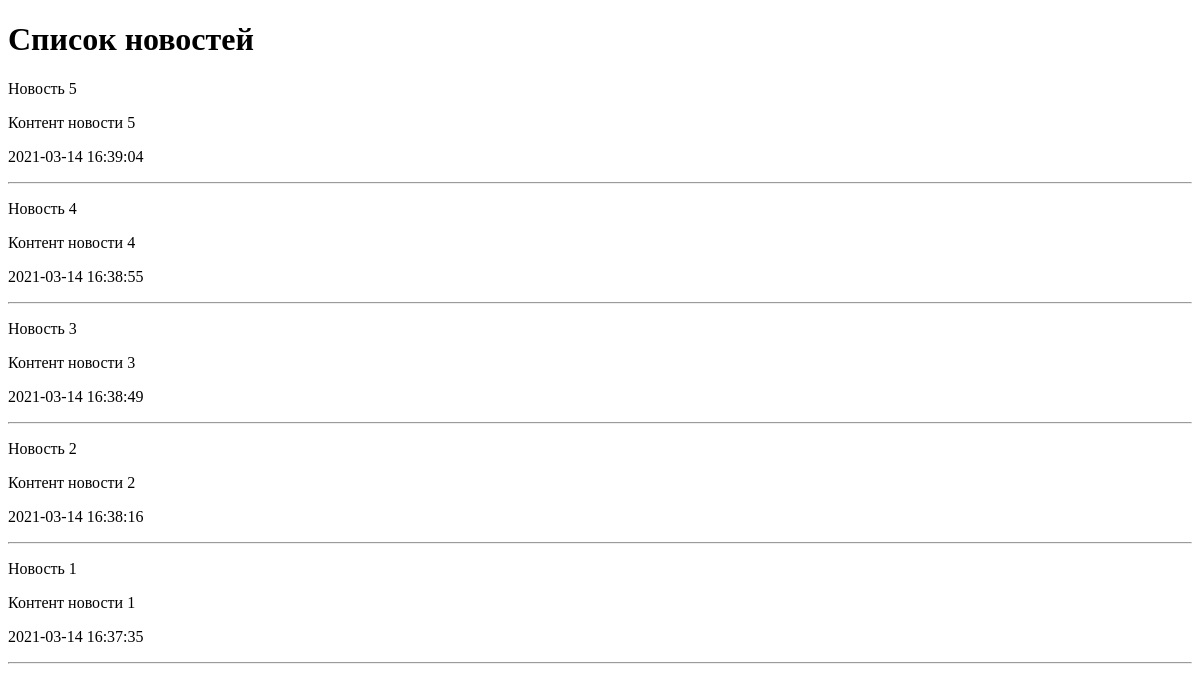
The app's page /, older data.
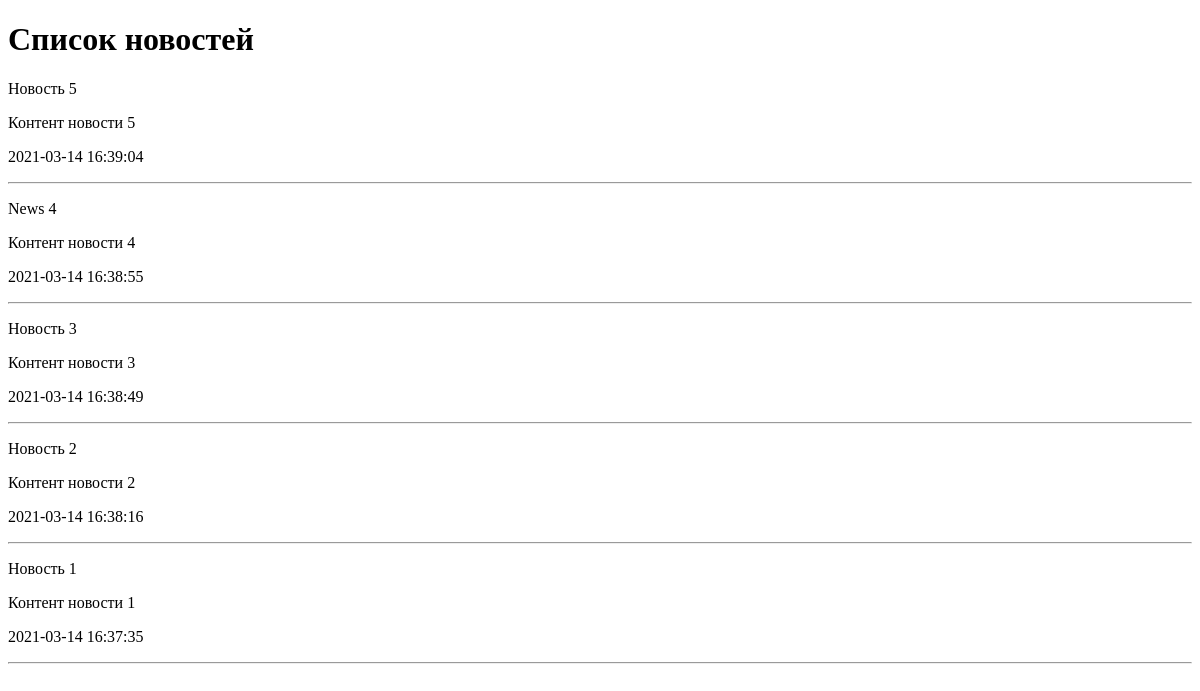
The same page, newer data.
### news/models.py (models this page shows, shortened)
class News(models.Model):
    title = models.CharField(max_length=150, verbose_name='Наименование')
    content = models.TextField(blank=True, verbose_name='Контент')
    created_at = models.DateTimeField(auto_now_add=True, verbose_name='Дата публикации')
    updated_at = models.DateTimeField(auto_now=True, verbose_name='Обновлено')
    photo = models.ImageField(upload_to='photos/%Y/%m/%d/', verbose_name='Фото', blank=True)
    is_published = models.BooleanField(default=True, verbose_name='Опубликовано')
    class Meta:
        verbose_name = 'Новость'
        verbose_name_plural = 'Новости'
        ordering = ['-created_at']

### news/views.py (the view)
# urls.py: path('', index),
def index(request):
    news = News.objects.all()
    context = {
        'news': news,
        'title': 'Список новостей'
    }
    return render(request, template_name='news/index.html', context=context)

### news/templates/news/index.html (shortened to what this page needs)
<!DOCTYPE html>
<html lang="en">
<head>
</head>
<body>
<h1>{{ title }}</h1>
{% for item in news  %}
    <div>
        <p>{{ item.title }}</p>
        <p>{{ item.content }}</p>
        <p>{{ item.created_at|date:"Y-m-d H:i:s" }}</p>
    </div>
    <hr>
{% endfor %}
</body>
</html>

Row changes from the older to the newer data that the page shows:
changed News "Контент новости 4": title "Новость 4" → "News 4"
